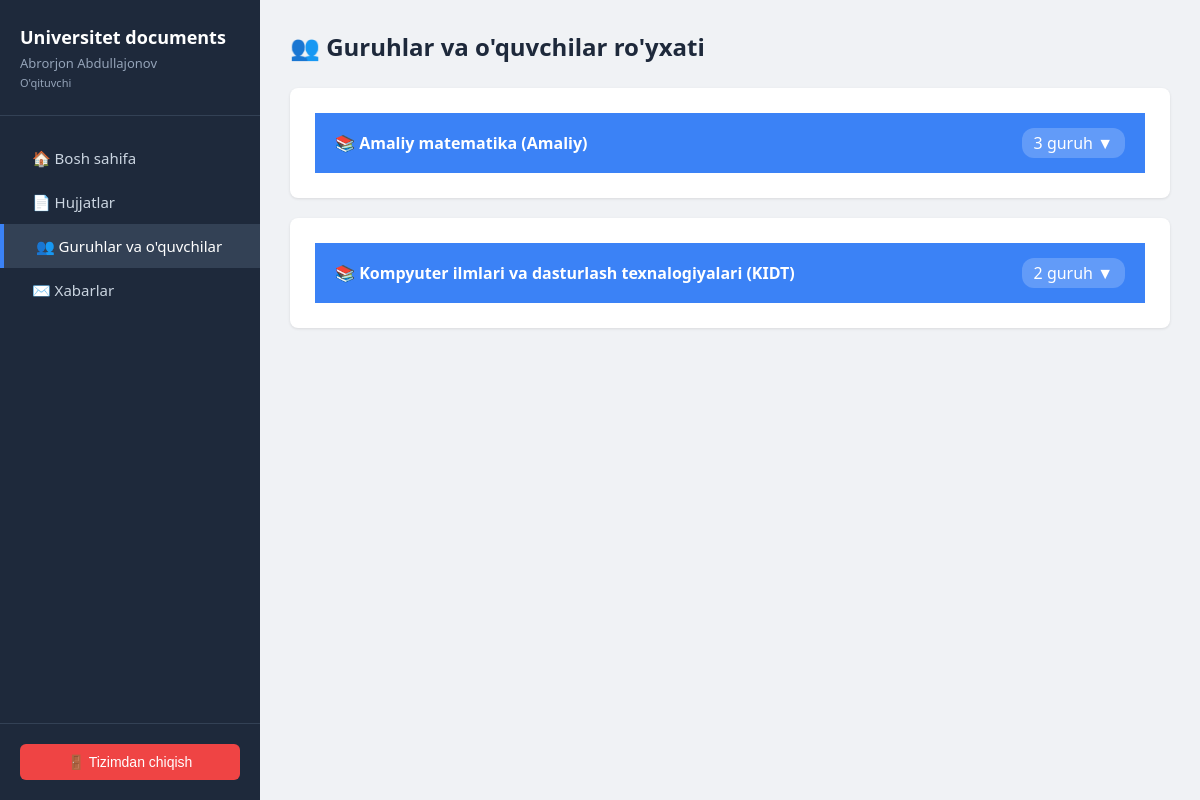
The page /teacher/groups/ (signed in) on the database its author committed.
### apps/accounts/models.py (models this page shows, shortened)
class CustomUser(AbstractUser):
    role = models.CharField(max_length=10, choices=Role.choices, default=Role.STUDENT)
    full_name = models.CharField("Ism Familiya", max_length=150, blank=True)
    group = models.ForeignKey(
        Group,
        on_delete=models.SET_NULL,
        null=True,
        blank=True,
        verbose_name="O'quvchi guruhi"
    )
    objects = CustomUserManager()
    class Meta:
        ordering = ['full_name', 'username']
    @property
    def is_teacher(self):
        return self.role == Role.TEACHER

### apps/groups/models.py (models this page shows, shortened)
class Direction(models.Model):
    name = models.CharField("Yo'nalish nomi", max_length=200)
    code = models.CharField("Qisqa kod", max_length=20, unique=True)
    class Meta:
        verbose_name = "Yo'nalish"
        verbose_name_plural = "Yo'nalishlar"
        ordering = ['name']

### apps/accounts/views.py (the view)
# urls.py: path('teacher/groups/', views.teacher_groups_view, name='teacher_groups'),
@login_required
def teacher_groups_view(request):
    if not request.user.is_teacher:
        return redirect('dashboard')
    from apps.groups.models import Direction
    directions = Direction.objects.prefetch_related(
        Prefetch('groups', queryset=Group.objects.prefetch_related('customuser_set'))
    ).all()
    return render(request, 'teacher/groups.html', {'directions': directions})

### templates/teacher/groups.html (shortened to what this page needs)
{% extends 'base.html' %}
{% block content %}
<div class="page-header">
    <h1>👥 Guruhlar va o'quvchilar ro'yxati</h1>
</div>
{% for direction in directions %}
<div class="card" style="overflow: hidden; margin-bottom: 20px;">
    <div onclick="toggleDirection('dir-{{ direction.id }}')"
         style="background: #3b82f6; color: white; padding: 15px 20px; cursor: pointer; display: flex; justify-content: space-between; align-items: center;"
         onmouseover="this.style.background='#2563eb'"
         onmouseout="this.style.background='#3b82f6'">
        <span style="font-weight: 600; font-size: 16px;">📚 {{ direction.name }} ({{ direction.code }})</span>
        <span style="background: rgba(255,255,255,0.2); padding: 4px 12px; border-radius: 12px;">{{ direction.groups.count }} guruh ▼</span>
    </div>
</div>
{% empty %}
<div class="card">
    <p>Hozircha yo'nalishlar mavjud emas.</p>
</div>
{% endfor %}
{% endblock %}

### templates/base.html (shortened to what this page needs)
<!DOCTYPE html>
<html lang="uz">
<head>
</head>
<body>
    <div class="sidebar">
        <div class="sidebar-header">
            <h2>Universitet documents</h2>
            <p>{{ user.full_name|default:user.username }}</p>
            <p style="font-size: 11px; margin-top: 3px;">{{ user.get_role_display }}</p>
        </div>
        <div class="sidebar-menu">
            <a href="{% url 'dashboard' %}" class="{% if request.resolver_match.url_name == 'dashboard' %}active{% endif %}">
                <span>🏠 Bosh sahifa</span>
            </a>
            {% if user.is_teacher %}
            <a href="{% url 'documents:documents_hub' %}" class="">
                <span>📄 Hujjatlar</span>
            </a>
            <a href="{% url 'teacher_groups' %}" class="{% if 'teacher_groups' in request.resolver_match.url_name %}active{% endif %}">
                <span>👥 Guruhlar va o'quvchilar</span>
            </a>
            {% else %}
            <a href="{% url 'documents:documents_hub' %}" class="{% if request.resolver_match.url_name == 'documents_hub' or 'student_vault' in request.resolver_match.url_name or 'student_documents' in request.resolver_match.url_name %}active{% endif %}">
                <span>📄 Hujjatlar</span>
            </a>
            {% endif %}
            <a href="{% url 'messaging:chat_list' %}" class="{% if 'messaging' in request.resolver_match.url_name %}active{% endif %}">
                <span>✉️ Xabarlar</span>
            </a>
        </div>
        <div class="sidebar-footer">
            <form method="post" action="{% url 'logout' %}">
                <button type="submit" class="logout-btn">🚪 Tizimdan chiqish</button>
            </form>
        </div>
    </div>
    <div class="main-content">
        {% block content %}{% endblock %}
    </div>
</body>
</html>

### templates/base.html (style rules this page uses)
* { box-sizing: border-box; margin: 0; padding: 0; }
body { font-family: 'Segoe UI', Arial, sans-serif; display: flex; min-height: 100vh; background: #f0f2f5; }
.sidebar { width: 260px; background: #1e293b; color: white; display: flex; flex-direction: column; position: fixed; height: 100vh; }
.sidebar-header { padding: 25px 20px; border-bottom: 1px solid #334155; }
.sidebar-header h2 { font-size: 18px; font-weight: 600; }
.sidebar-header p { font-size: 13px; color: #94a3b8; margin-top: 5px; }
.sidebar-menu { flex: 1; padding: 20px 0; overflow-y: auto; }
.sidebar-menu a { display: flex; align-items: center; padding: 12px 20px; color: #cbd5e1; text-decoration: none; transition: 0.2s; font-size: 15px; }
.sidebar-menu a:hover, .sidebar-menu a.active { background: #334155; color: white; border-left: 4px solid #3b82f6; }
.sidebar-menu a span { margin-left: 12px; }
.sidebar-footer { padding: 20px; border-top: 1px solid #334155; }
.logout-btn { width: 100%; background: #ef4444; color: white; border: none; padding: 10px; border-radius: 6px; cursor: pointer; font-size: 14px; }
.main-content { margin-left: 260px; flex: 1; padding: 30px; }
.page-header { margin-bottom: 25px; display: flex; justify-content: space-between; align-items: center; }
.page-header h1 { font-size: 24px; color: #1e293b; }
.card { background: white; border-radius: 8px; box-shadow: 0 1px 3px rgba(0,0,0,0.1); padding: 25px; margin-bottom: 20px; }

### rows shown on the page
CustomUser: full_name "Abrorjon Abdullajonov", role "O'qituvchi"
Direction: name "Amaliy matematika", code "Amaliy", groups.count "3"
Direction: name "Kompyuter ilmlari va dasturlash texnalogiyalari", code "KIDT", groups.count "2"
